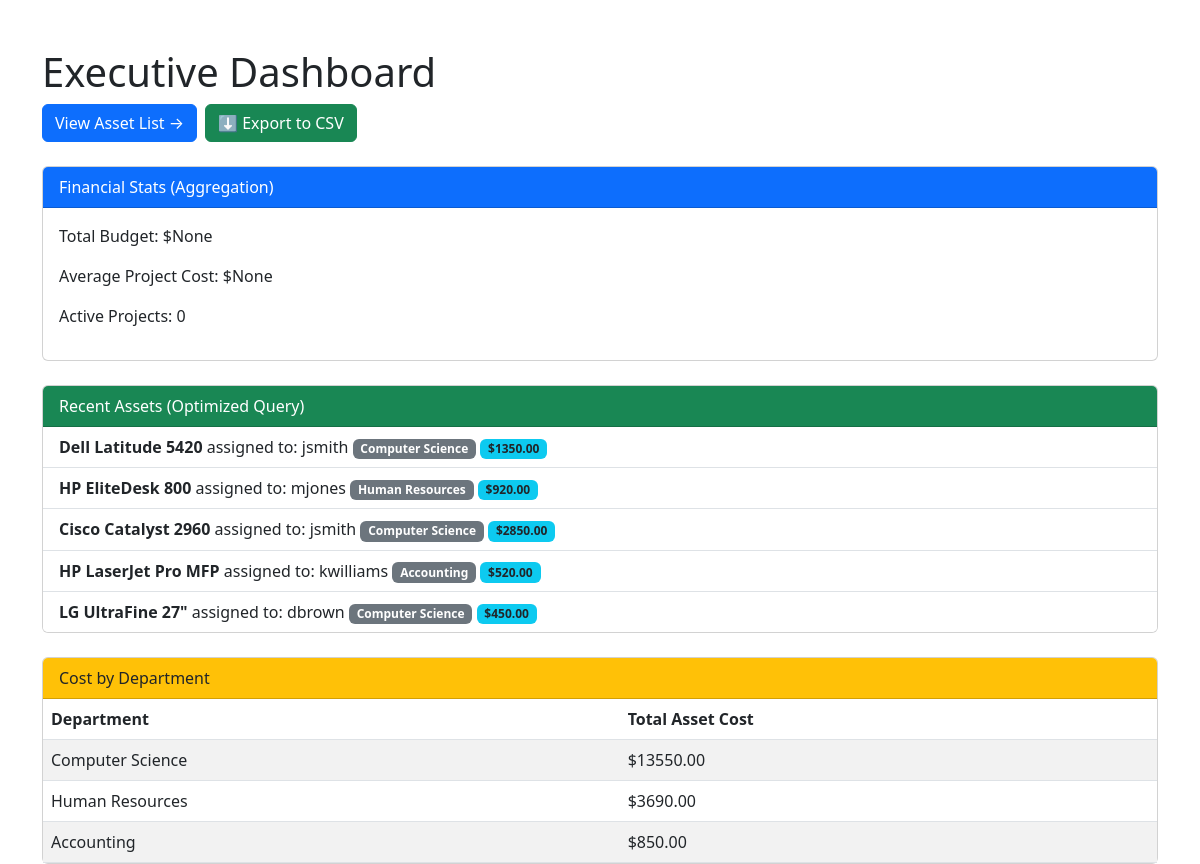
/dashboard/, run on the app's committed database.
### core/models.py (models this page shows, shortened)
class TimeStampModel(models.Model):
    id = models.UUIDField(primary_key=True, default=uuid.uuid4, editable=False)
    created_at = models.DateTimeField(auto_now_add=True)
    updated_at = models.DateTimeField(auto_now=True)
    class Meta:
        abstract = True

class Asset(TimeStampModel):
    name = models.CharField(max_length=100)
    serial_number = models.CharField(max_length=50, unique=True)
    assigned_to = models.ForeignKey(User, on_delete=models.SET_NULL, null=True, related_name='assets')
    cost = models.DecimalField(max_digits=10, decimal_places=2, default=0)

class User(AbstractUser):
    employee_id = models.CharField(max_length=20, unique=True)
    department = models.ForeignKey(
        Department,
        on_delete=models.SET_NULL,
        null=True,
        blank=True,
        related_name='users'
    )

class Department(models.Model):
    name = models.CharField(max_length=100)
    def __str__(self):
        return self.name

### core/views.py (the view)
# urls.py: path('dashboard/', dashboard_view, name='dashboard'),
def dashboard_view(request):
    stats = Project.objects.aggregate(
        total_budget=Sum('budget'),
        avg_budget=Avg('budget'),
        project_count=Count('id')
    )
    recent_assets = Asset.objects.select_related('assigned_to').all()[:5]
    dept_costs = (
        Department.objects
        .annotate(total_cost=Sum('users__assets__cost'))
        .values('name', 'total_cost')
        .order_by('-total_cost')
    )
    context = {
        'stats': stats,
        'recent_assets': recent_assets,
        'dept_costs': dept_costs,
    }
    return render(request, 'core/dashboard.html', context)

### templates/core/dashboard.html (shortened to what this page needs)
<!DOCTYPE html>
<html>
<head>
    <link href="https://cdn.jsdelivr.net/npm/bootstrap@5.3.0/dist/css/bootstrap.min.css" rel="stylesheet">
</head>
<body class="container mt-5">
    <h1>Executive Dashboard</h1>
    <div class="d-flex gap-2 mb-3">
        <a href="/assets/" class="btn btn-primary">View Asset List →</a>
        <a href="/assets/export/" class="btn btn-success">⬇ Export to CSV</a>
    </div>
    <div class="card mt-4">
        <div class="card-header bg-primary text-white">Financial Stats (Aggregation)</div>
        <div class="card-body">
            <p>Total Budget: ${{ stats.total_budget }}</p>
            <p>Average Project Cost: ${{ stats.avg_budget }}</p>
            <p>Active Projects: {{ stats.project_count }}</p>
        </div>
    </div>
    <div class="card mt-4">
        <div class="card-header bg-success text-white">Recent Assets (Optimized Query)</div>
        <ul class="list-group list-group-flush">
            {% for asset in recent_assets %}
                <li class="list-group-item">
                    <strong>{{ asset.name }}</strong>
                    assigned to: {{ asset.assigned_to.username }}
                    <span class="badge bg-secondary">{{ asset.assigned_to.department }}</span>
                    <span class="badge bg-info text-dark">${{ asset.cost }}</span>
                </li>
            {% endfor %}
        </ul>
    </div>
    <div class="card mt-4">
        <div class="card-header bg-warning text-dark">Cost by Department</div>
        <div class="card-body p-0">
            <table class="table table-striped mb-0">
                <thead>
                    <tr>
                        <th>Department</th>
                        <th>Total Asset Cost</th>
                    </tr>
                </thead>
                <tbody>
                    {% for dept in dept_costs %}
                    <tr>
                        <td>{{ dept.name }}</td>
                        <td>${{ dept.total_cost|default:"0"|floatformat:2 }}</td>
                    </tr>
                    {% empty %}
                    <tr>
                        <td colspan="2" class="text-muted text-center p-3">No department data yet. Assign users to departments in the admin panel.</td>
                    </tr>
                    {% endfor %}
                </tbody>
            </table>
        </div>
    </div>
</body>
</html>

### data on the page
Asset: name "Dell Latitude 5420", assigned_to.username "jsmith", assigned_to.department "Computer Science", cost "1350.00"
Asset: name "HP EliteDesk 800", assigned_to.username "mjones", assigned_to.department "Human Resources", cost "920.00"
Asset: name "Cisco Catalyst 2960", assigned_to.username "jsmith", assigned_to.department "Computer Science", cost "2850.00"
Asset: name "HP LaserJet Pro MFP", assigned_to.username "kwilliams", assigned_to.department "Accounting", cost "520.00"
Asset: name "LG UltraFine 27\"", assigned_to.username "dbrown", assigned_to.department "Computer Science", cost "450.00"
Department: name "Computer Science", total_cost "13550.00"
Department: name "Human Resources", total_cost "3690.00"
Department: name "Accounting", total_cost "850.00"

### other printed values
{{ stats.total_budget }} "None"
{{ stats.avg_budget }} "None"
{{ stats.project_count }} "0"
